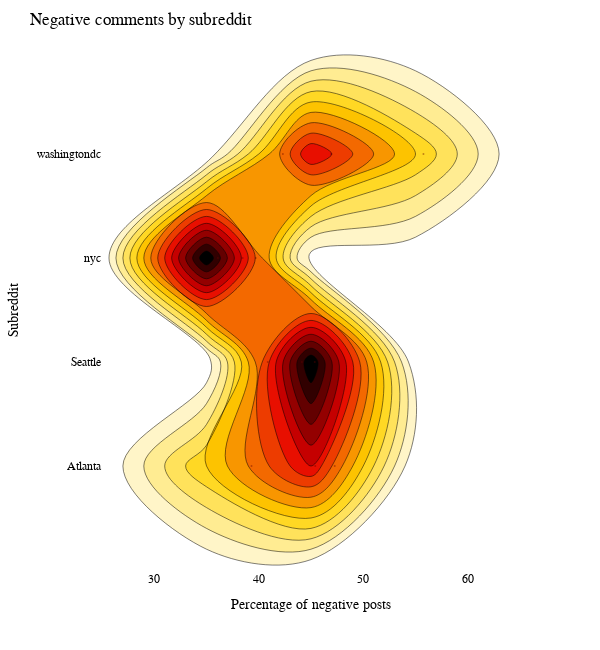

Notebook source saved alongside this figure:
### Code cell
import matplotlib.pyplot as plt
import plotly.express as px
import plotly.graph_objects as go
import plotly.offline as pyo
import numpy as np
from plotly.offline import download_plotlyjs, init_notebook_mode, plot, iplot
city_rent_sentiment_2 =city_rent_sentiment[city_rent_sentiment["sentiment"] == 'neg']


trace1 = go.Scatter(
    x=city_rent_sentiment_2['percentage'], y=city_rent_sentiment_2['subreddit'], mode='markers', name='points',
    marker=dict(color='rgb(102,0,0)', size=2, opacity=0.4)
)
trace2 = go.Histogram2dContour(
    x=city_rent_sentiment_2['percentage'], y=city_rent_sentiment_2['subreddit'], name='density', ncontours=30,
    colorscale='Hot', reversescale=True, showscale=False,
    hovertemplate='<br>perc. negative posts: %{x}<br>Subreddit: %{y}'
)

data = [trace1, trace2]

layout = go.Layout(
    showlegend=False,
    autosize=False,
    width=600,
    height=650,
    xaxis=dict(
        domain=[0, 1],
        showgrid=False,
        zeroline=False
    ),
    yaxis=dict(
        domain=[0, 1],
        showgrid=False,
        zeroline=False
    ),
    margin=dict(
        t=50
    ),
    hovermode='closest',
    bargap=0,
    xaxis2=dict(
        domain=[0.85, 1],
        showgrid=False,
        zeroline=False
    ),
    yaxis2=dict(
        domain=[0.85, 1],
        showgrid=False,
        zeroline=False
    )
)

fig = go.Figure(data=data, layout=layout)
font_dict=dict(family='Arial',
               color='black'
               )
fig.update_layout(font=font_dict)

fig.update_layout(yaxis_title="Subreddit",xaxis_title="Percentage of negative posts", title="Negative comments by subreddit") 

iplot(fig, filename='2dhistogram-2d-density-plot-subplots')

### Figure 1 — Plotly figure (JSON) as saved in the notebook; plotly's stock layout.template omitted (floating-point values rounded to 4 significant figures)
{"data": [{"marker": {"color": "rgb(102,0,0)", "opacity": 0.4, "size": 2}, "mode": "markers", "name": "points", "type": "scatter", "x": [45.41, 39.31, 47.27, 44.13, 45.36, 40.86, 36.09, 39.71, 38.46, 42.31, 46.93, 55.76], "y": ["Atlanta", "Atlanta", "Atlanta", "Seattle", "Seattle", "Seattle", "nyc", "nyc", "nyc", "washingtondc", "washingtondc", "washingtondc"]}, {"colorscale": [[0, "rgb(0,0,0)"], [0.3333, "rgb(230,0,0)"], [0.6667, "rgb(255,210,0)"], [1, "rgb(255,255,255)"]], "hovertemplate": "<br>perc. negative posts: %{x}<br>Subreddit: %{y}", "name": "density", "ncontours": 30, "reversescale": true, "showscale": false, "type": "histogram2dcontour", "x": [45.41, 39.31, 47.27, 44.13, 45.36, 40.86, 36.09, 39.71, 38.46, 42.31, 46.93, 55.76], "y": ["Atlanta", "Atlanta", "Atlanta", "Seattle", "Seattle", "Seattle", "nyc", "nyc", "nyc", "washingtondc", "washingtondc", "washingtondc"]}], "layout": {"autosize": false, "bargap": 0, "font": {"color": "black", "family": "Arial"}, "height": 650, "hovermode": "closest", "margin": {"t": 50}, "showlegend": false, "title": {"text": "Negative comments by subreddit"}, "width": 600, "xaxis": {"domain": [0, 1], "showgrid": false, "title": {"text": "Percentage of negative posts"}, "zeroline": false}, "xaxis2": {"domain": [0.85, 1], "showgrid": false, "zeroline": false}, "yaxis": {"domain": [0, 1], "showgrid": false, "title": {"text": "Subreddit"}, "zeroline": false}, "yaxis2": {"domain": [0.85, 1], "showgrid": false, "zeroline": false}}}
